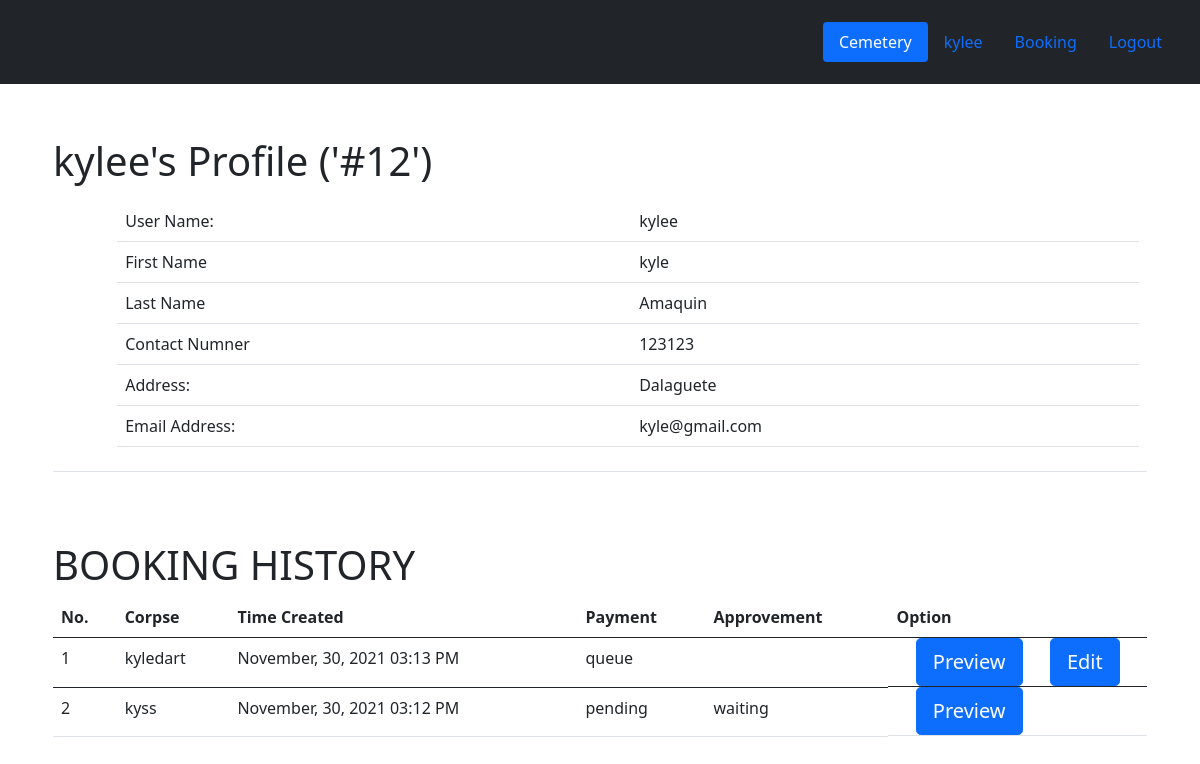
The page /Profile.php (signed in) on the database its author committed.
### tables this page shows
CREATE TABLE `user` (
  `userId` int(200) NOT NULL,
  `userName` varchar(200) NOT NULL,
  `userFname` varchar(200) NOT NULL,
  `userLname` varchar(200) NOT NULL,
  `userContact` int(200) NOT NULL,
  `userAddress` varchar(50) NOT NULL,
  `userMail` varchar(200) NOT NULL,
  `userPwd` varchar(200) NOT NULL,
  `userTimestamp` datetime NOT NULL DEFAULT current_timestamp()
);

CREATE TABLE `booking` (
  `id` int(50) NOT NULL,
  `userid` int(50) NOT NULL,
  `corpse` varchar(150) NOT NULL,
  `dateBirth` date NOT NULL,
  `dateDeath` date NOT NULL,
  `corpseAddress` varchar(50) NOT NULL,
  `corpseReligion` varchar(50) NOT NULL,
  `payment` varchar(50) NOT NULL,
  `adminapprove` varchar(20) NOT NULL,
  `gcash` varchar(50) NOT NULL,
  `bookimg` varchar(255) NOT NULL,
  `corpsetimestamp` datetime NOT NULL DEFAULT current_timestamp()
);

### php/db.profile.inc.php (called while the page is built)
<?php
require_once 'connection.php';
$username = $_SESSION["user"];
$sql="SELECT * FROM user WHERE userName= '$username'";
$result = mysqli_query($conn,$sql);
if(mysqli_num_rows($result)>0)
{
    while ($urow = mysqli_fetch_array($result))
    {
        $fname = $urow['userFname'];
        $lname = $urow['userLname'];
        $contact = $urow['userContact'];
        $address = $urow['userAddress'];
        $email = $urow['userMail'];
    }
}

### Profile.php (the view, shortened to what this page needs)
<?php
include_once 'header.php';
include_once 'php/db.profile.inc.php';
?>
    <div style="margin: 53px;">
    <h1><?php echo @ $_SESSION["user"] ?>'s Profile ('#<?php echo @ $_SESSION["userId"] ?>')</h1>
        <div class="table-responsive">
            <table class="table" >
                <tbody>
                    <tr>
                        <td><img></td>
                        <td>
                            <div>
                                <form>
                                    <div class="table-responsive">
                                        <table class="table">
                                            <tbody>
                                                <tr>
                                                    <td>User Name:</td>
                                                    <td><?php echo @ $_SESSION["user"] ?></td>
                                                </tr>
                                                <tr>
                                                    <td>First Name</td>
                                                    <td><?php echo @$fname ?></td>
                                                </tr>
                                                <tr>
                                                    <td>Last Name</td>
                                                    <td><?php echo @$lname ?></td>
                                                </tr>
                                                <tr>
                                                    <td>Contact Numner</td>
                                                    <td><?php echo @$contact ?></td>
                                                </tr>
                                                <tr>
                                                    <td>Address:</td>
                                                    <td><?php echo @$address ?></td>
                                                </tr>
                                                <tr>
                                                    <td>Email Address:</td>
                                                    <td><?php echo @$email ?></td>
                                                </tr>
                                            </tbody>
                                        </table>
                                    </div>
                                </form>
                            </div>
                        </td>
                    </tr>
                </tbody>
            </table>
        </div>
    </div>
    <div style="margin: 53px;">
    <h1> BOOKING HISTORY </h1>
        <div class="table-responsive">
            <table class="table">
                <thead>
                    <tr>
                        <th>No.</th>
                        <th>Corpse</th>
                        <th>Time Created</th>
                        <th>Payment</th>
                        <th>Approvement</th>
                        <th>Option</th>
                    </tr>
                </thead>
                <?php
        $usernum = 1;
        $id = $_SESSION["userId"];
        $tableview = $conn->query("SELECT *
        FROM booking INNER JOIN user ON booking.userid = user.userId
        WHERE user.userId IN ('$id') ORDER BY booking.corpsetimestamp DESC");
        while ($view = $tableview->fetch_assoc()){
        $date = date(" F, d, Y h:i A",strtotime($view['corpsetimestamp']));
        ?>
                <tbody>
                    <tr>
                        <td><?php echo $usernum++; ?></td>
                        <td><?php echo $view['corpse']; ?></td>
                        <td><?php echo $date ?></td>
                        <td><?php echo $view['payment']; ?></td>
                        <td class=""><?php echo $view['adminapprove']; ?></td>
                        <td class="d-flex flex-row justify-content-evenly" style="padding: 0;">
                            <div>
                                <a class="btn btn-primary btn-lg" role="button" href="#preview<?php echo $view['id'];?>" data-bs-toggle="modal">Preview</a>
                            </div>
                            <?php if($view['payment'] == 'queue' || $view['adminapprove'] == 'Not Approve')
                            {
                                $style = "";
                            }
                            else
                            {
                                $style = "visibility:hidden";
                            }
                            ?>
                            <div  style="<?php echo $style ?>" >
                                <a type="hidden" class="btn btn-primary btn-lg" role="button" href="#edit<?php echo $view['id'];?>" data-bs-toggle="modal">Edit</a>
                            </div>
                        </td>
                    </tr>
                    <?php } ?>
                </tbody>
            </table>
        </div>
    </div>
    <?php
include_once 'footer.php';
?>

### rows shown on the page
user: userFname "kyle", userLname "Amaquin", userContact "123123", userAddress "Dalaguete", userMail "kyle@gmail.com"
booking: corpse "kyledart", corpsetimestamp "November, 30, 2021 03:13 PM", payment "queue"
booking: corpse "kyss", corpsetimestamp "November, 30, 2021 03:12 PM", payment "pending", adminapprove "waiting"

### other values the page prints
$_SESSION["user"] "kylee"
